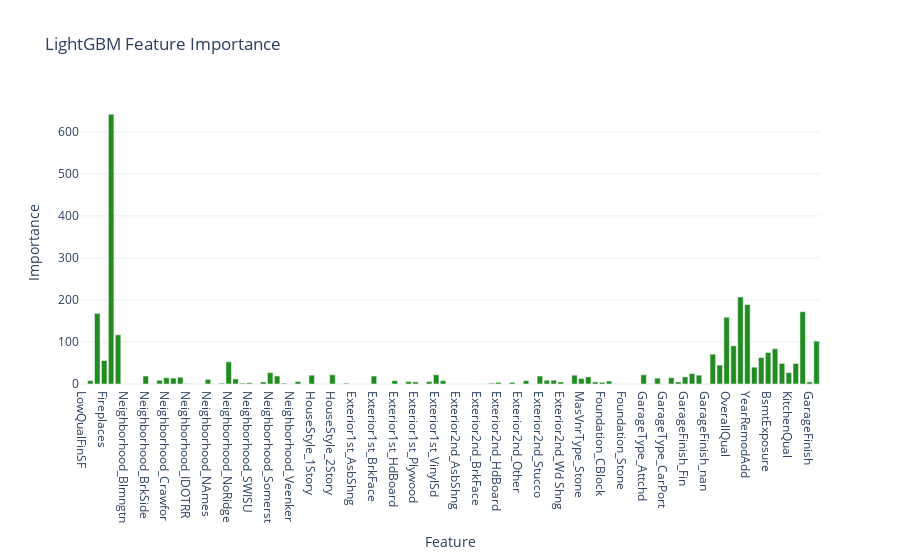

The code cell stored with this chart in its notebook:
### Code cell
lgb_importance = lgb.feature_importances_

fig = go.Figure([go.Bar(x=features, y=lgb_importance, marker_color='forestgreen')])
fig.update_layout(title="LightGBM Feature Importance",
                  xaxis_title="Feature",
                  yaxis_title="Importance",
                  template="plotly_white")
fig.show()

### Figure 1 — Plotly figure (JSON) as saved in the notebook; plotly's stock layout.template omitted (floating-point values rounded to 4 significant figures)
{"data": [{"marker": {"color": "forestgreen"}, "type": "bar", "x": ["LowQualFinSF", "KitchenAbvGr", "TotRmsAbvGrd", "Fireplaces", "total_area", "totalbathreoams", "Neighborhood_Blmngtn", "Neighborhood_Blueste", "Neighborhood_BrDale", "Neighborhood_BrkSide", "Neighborhood_ClearCr", "Neighborhood_CollgCr", "Neighborhood_Crawfor", "Neighborhood_Edwards", "Neighborhood_Gilbert", "Neighborhood_IDOTRR", "Neighborhood_MeadowV", "Neighborhood_Mitchel", "Neighborhood_NAmes", "Neighborhood_NPkVill", "Neighborhood_NWAmes", "Neighborhood_NoRidge", "Neighborhood_NridgHt", "Neighborhood_OldTown", "Neighborhood_SWISU", "Neighborhood_Sawyer", "Neighborhood_SawyerW", "Neighborhood_Somerst", "Neighborhood_StoneBr", "Neighborhood_Timber", "Neighborhood_Veenker", "HouseStyle_1.5Fin", "HouseStyle_1.5Unf", "HouseStyle_1Story", "HouseStyle_2.5Fin", "HouseStyle_2.5Unf", "HouseStyle_2Story", "HouseStyle_SFoyer", "HouseStyle_SLvl", "Exterior1st_AsbShng", "Exterior1st_AsphShn", "Exterior1st_BrkComm", "Exterior1st_BrkFace", "Exterior1st_CBlock", "Exterior1st_CemntBd", "Exterior1st_HdBoard", "Exterior1st_ImStucc", "Exterior1st_MetalSd", "Exterior1st_Plywood", "Exterior1st_Stone", "Exterior1st_Stucco", "Exterior1st_VinylSd", "Exterior1st_Wd Sdng", "Exterior1st_WdShing", "Exterior2nd_AsbShng", "Exterior2nd_AsphShn", "Exterior2nd_Brk Cmn", "Exterior2nd_BrkFace", "Exterior2nd_CBlock", "Exterior2nd_CmentBd", "Exterior2nd_HdBoard", "Exterior2nd_ImStucc", "Exterior2nd_MetalSd", "Exterior2nd_Other", "Exterior2nd_Plywood", "Exterior2nd_Stone", "Exterior2nd_Stucco", "Exterior2nd_VinylSd", "Exterior2nd_Wd Sdng", "Exterior2nd_Wd Shng", "MasVnrType_BrkCmn", "MasVnrType_BrkFace", "MasVnrType_Stone", "MasVnrType_nan", "Foundation_BrkTil", "Foundation_CBlock", "Foundation_PConc", "Foundation_Slab", "Foundation_Stone", "Foundation_Wood", "GarageType_2Types", "GarageType_Attchd", "GarageType_Basment", "GarageType_BuiltIn", "GarageType_CarPort", "GarageType_Detchd", "GarageType_nan", "GarageFinish_Fin", "GarageFinish_RFn", "GarageFinish_Unf", "GarageFinish_nan", "MSSubClass", "LotShape", "OverallQual", "OverallCond", "YearBuilt", "YearRemodAdd", "ExterQual", "BsmtQual", "BsmtExposure", "BsmtFinType1", "HeatingQC", "KitchenQual", "FireplaceQu", "GarageYrBlt", "GarageFinish", "YrSold"], "y": [0, 8, 168, 56, 642, 117, 0, 0, 0, 19, 0, 9, 15, 14, 16, 1, 0, 0, 11, 0, 2, 53, 12, 2, 3, 0, 5, 27, 19, 2, 0, 6, 0, 21, 0, 0, 22, 0, 2, 0, 0, 0, 19, 0, 0, 8, 0, 6, 5, 0, 6, 22, 8, 0, 0, 0, 0, 0, 0, 2, 4, 0, 4, 0, 8, 0, 19, 9, 9, 5, 0, 21, 13, 17, 5, 4, 7, 0, 0, 0, 0, 22, 0, 14, 0, 15, 5, 17, 25, 21, 0, 71, 45, 159, 91, 207, 189, 40, 63, 75, 84, 49, 27, 49, 172, 5, 102]}], "layout": {"title": {"text": "LightGBM Feature Importance"}, "xaxis": {"title": {"text": "Feature"}}, "yaxis": {"title": {"text": "Importance"}}}}
